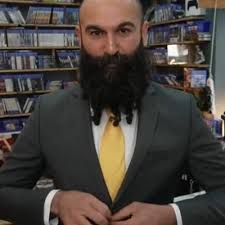
#> input picture Pictures/test_image.jpg, 225 x 225 px, found by its file name
$ python face_detection.py
#> lines starting #> are read from the running program, lines starting #| are printed output that depends on the picture; after the words box and inside, x2 and y2 are one past the last pixel; in counts of white or black regions, pixels touching at a corner belong together
import cv2

cascade_path = cv2.data.haarcascades + 'haarcascade_frontalface_default.xml'

face_cascade = cv2.CascadeClassifier(cascade_path)

image_path = 'C:/Users/user/Documents/GitHub/goruntu_isleme/Pictures/test_image.jpg'
image = cv2.imread(image_path)
#> image is the input picture: shape (225, 225, 3); mean B, G, R 60.6, 65.3, 71.9

gray_image = cv2.cvtColor(image, cv2.COLOR_BGR2GRAY)
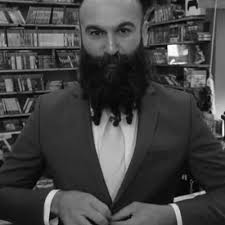
#> gray_image: shape (225, 225); min 0, max 255, mean 66.7

faces = face_cascade.detectMultiScale(gray_image, scaleFactor=1.1, minNeighbors=5, minSize=(30, 30))
#> faces = [[75, 4, 72, 72]]

for (x, y, w, h) in faces:
    cv2.rectangle(image, (x, y), (x+w, y+h), (255, 0, 0), 2)
#> this loop made 1 pass
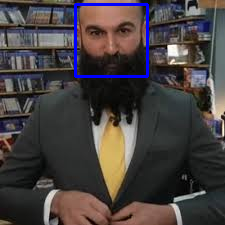
#> image: shape (225, 225, 3); 1.7% of pixels changed, all inside (x1, y1, x2, y2) = (74, 3, 149, 78)

cv2.imshow('Detected Faces', image)
cv2.waitKey(0)
cv2.destroyAllWindows()
